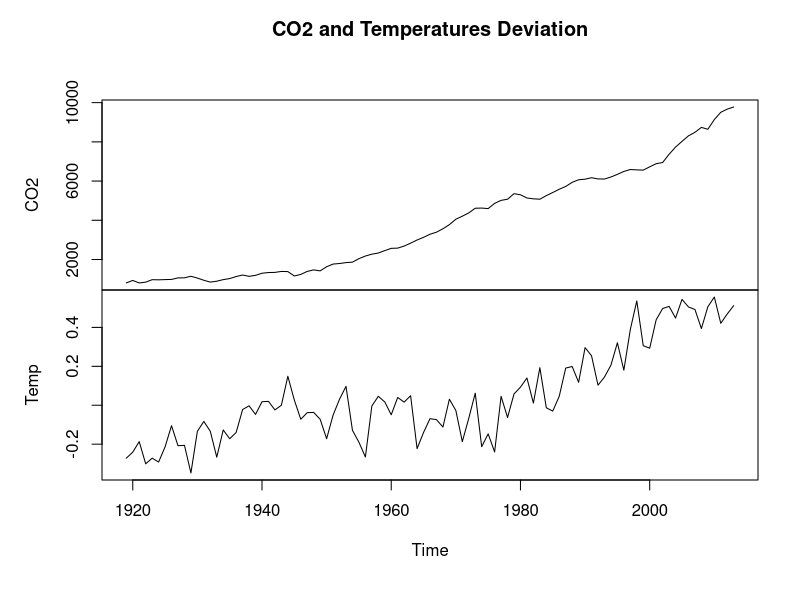
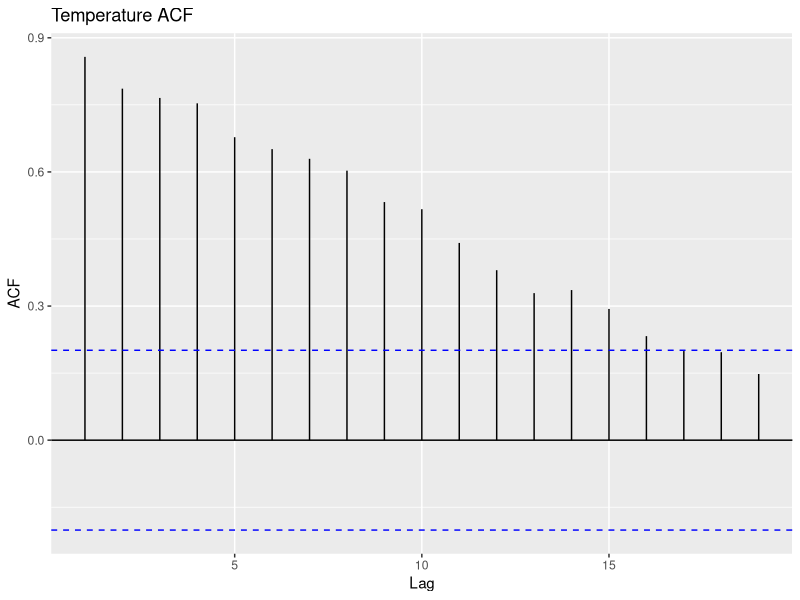
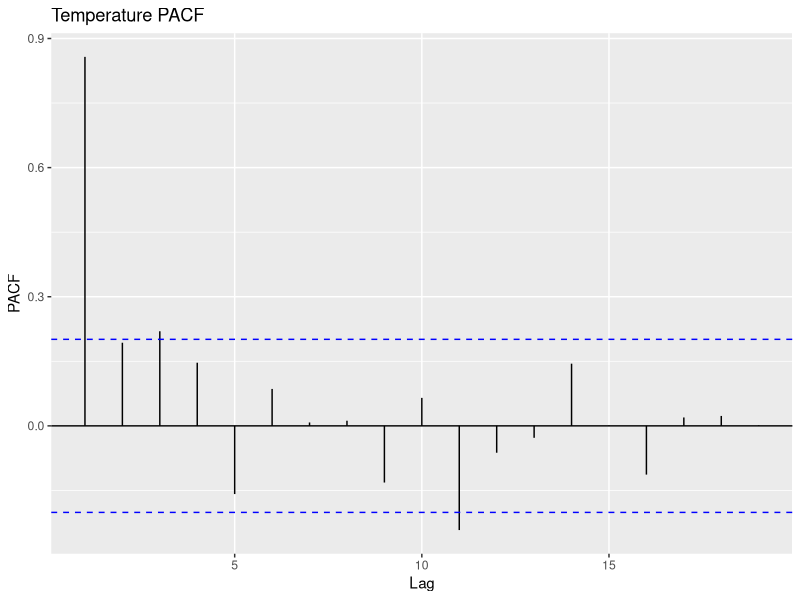
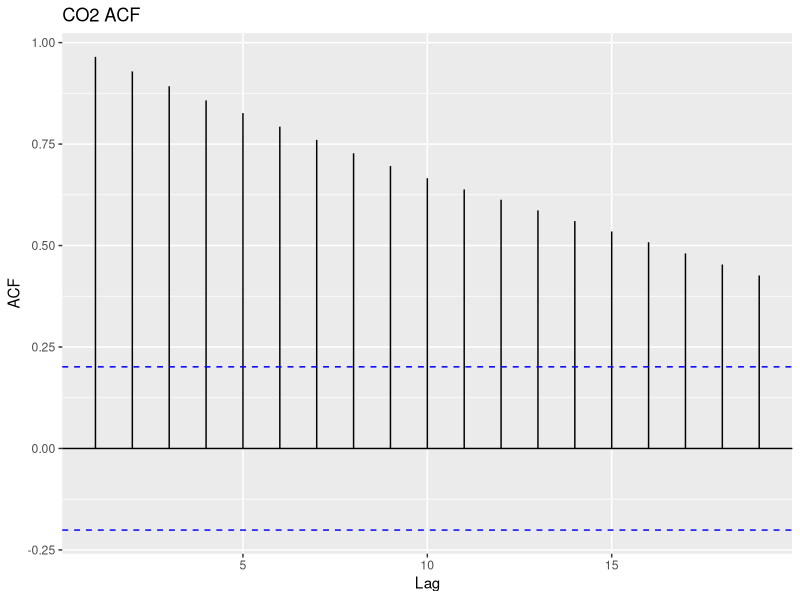
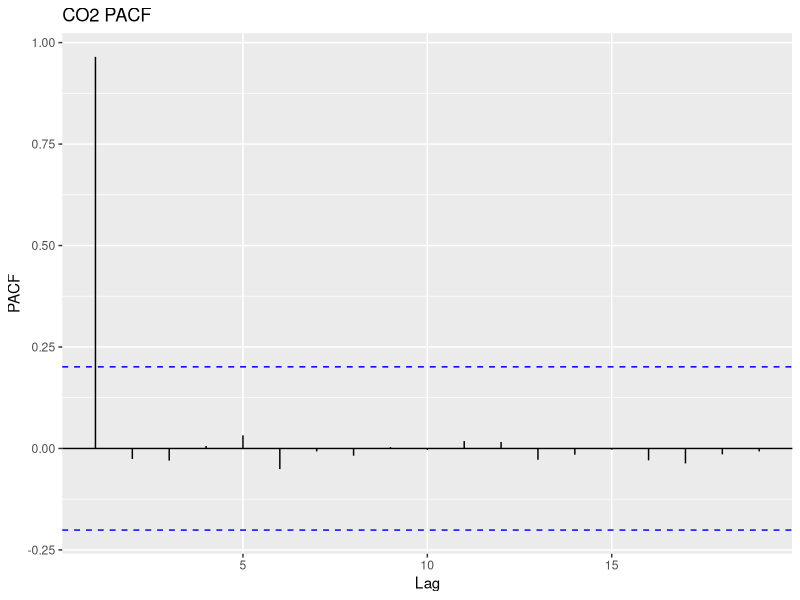
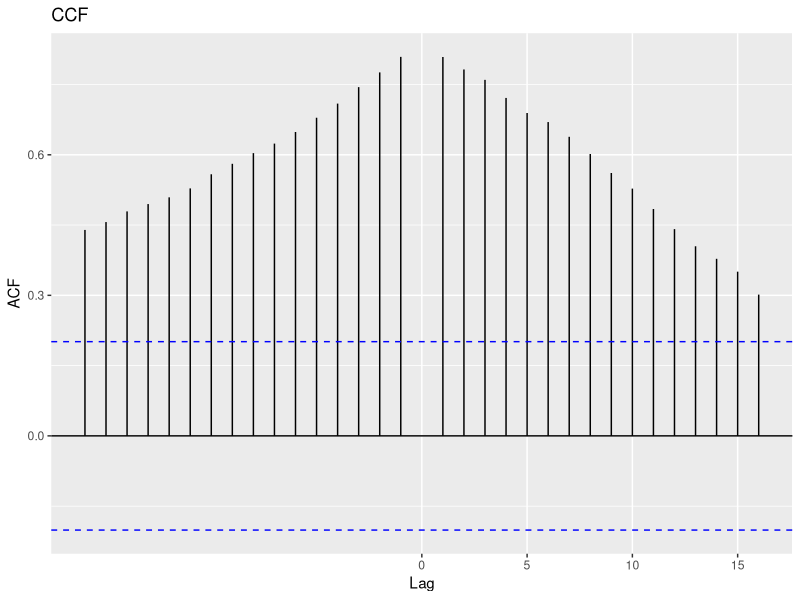
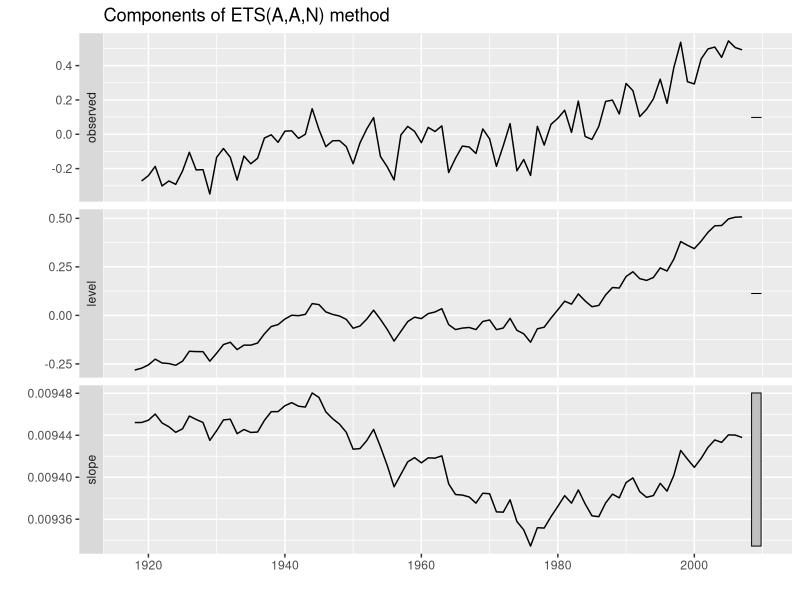
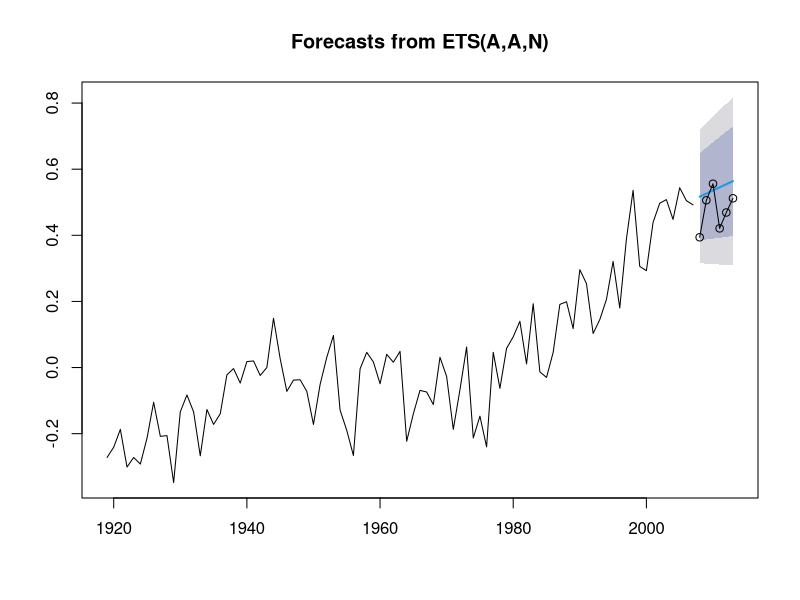

Generate these figures, in order, with R:
library(magrittr)
library(tidyverse)
library(ggthemes)
library(timeSeries)
library(forecast)

climate <- readr::read_csv("./data/climate.csv")

str(climate)

head(climate)

# We'll put this in a time series structure, specifying the start and end years
climate_ts <- ts(climate[, 2:3],
                 start = 1919,
                 end = 2013
                 )

head(climate_ts)

# Let's plot the time series
plot(climate_ts, main = "CO2 and Temperatures Deviation")


# check the correlations
cor(climate_ts)

# Let's check the ACF to understand the structure of Temperature time series
forecast::autoplot(acf(climate_ts[, 2], plot = F),
                   main = "Temperature ACF")

# Let's check the PACF to understand the structure of Temperaure time series
forecast::autoplot(pacf(climate_ts[, 2], plot = F),
                   main = "Temperature PACF")


# Let's check the ACF to understand the structure of CO2 time series
forecast::autoplot(acf(climate_ts[, 1], plot = F),
                   main = "CO2 ACF")

# Let's check the PACF to understand the structure of CO2 time series
forecast::autoplot(pacf(climate_ts[, 1], plot = F),
                   main = "CO2 PACF")

# Let's look at the Cross-Correlation Function.
#   Note we put our x before our y in the function
forecast::autoplot(ccf(climate_ts[, 1], climate_ts[, 2], plot = F),
                   main = "CCF")

# We need to test whether the data is stationary.
# We can prove this with the Augmented Dickey-Fuller (ADF) test available in the tseries package,
#   using adf.test() function

# Test CO2 time series
tseries::adf.test(climate_ts[, 1])

# Test temperatur time series
tseries::adf.test(climate_ts[, 2])

# For both series, we have insignificant p-values, so we cannot reject the null 
#   and conclude that they aren't stationary.


# Modeling and evaluation

# First step is ot produce a univariate forecast model applied to just the surface temperature.

# Univariate time series forecasting
temp_ts <- ts(climate$Temp, start = 1919, frequency = 1)
train <- window(temp_ts, end = 2007)
test <- window(temp_ts, start = 2008)

# To build our exponential smoothing model, we'll use the ets() function to find 
#   the best model with the lowest AIC.
fit.ets <- forecast::ets(train)
fit.ets

forecast::autoplot(fit.ets)



# We plot forecast and see how well it performed visually on the test data
plot(forecast::forecast(fit.ets, h = 6))

lines(test, type = "o")

# Check the accuracy
fit.ets %>% forecast::forecast(h = 6) %>%
  forecast::accuracy(temp_ts)
